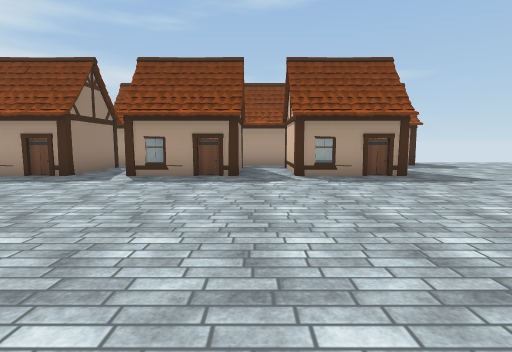
view 1 (above)

24 first-person views from a walk through a scene from a Unity 3-D project. The camera is 1.5 m above the floor, tilts 6° down and sees 80° across. The floor is counted in squares, 2 m on a side. Each view is taken from the middle of a square. On the plan, view 1 faces up. The plan holds only what a view shows up to about 10 squares ahead; the rest is blank. The place goes on beyond the plan. Some animated figures are left out. Some surface patterns are stand-ins.

view 2
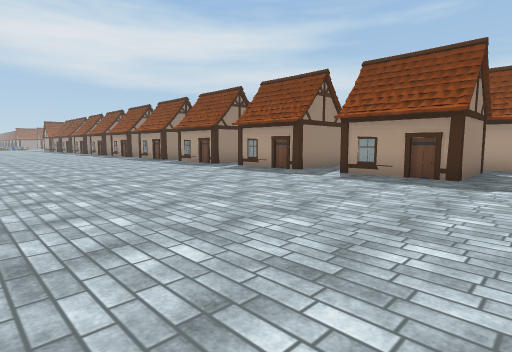

view 3
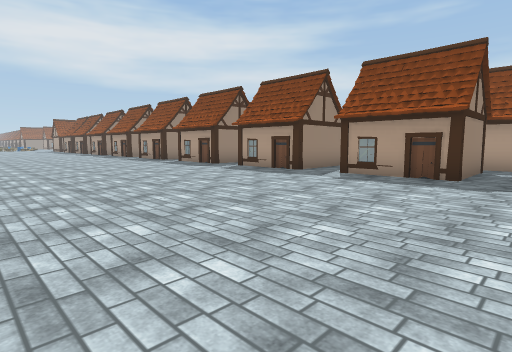

view 4
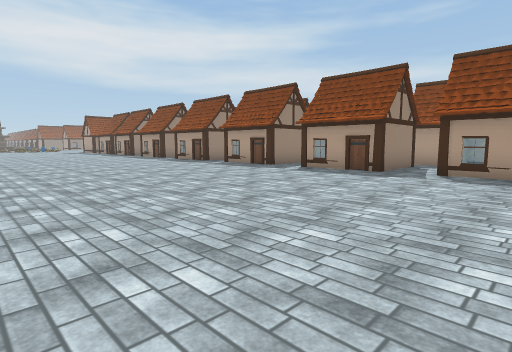

view 5
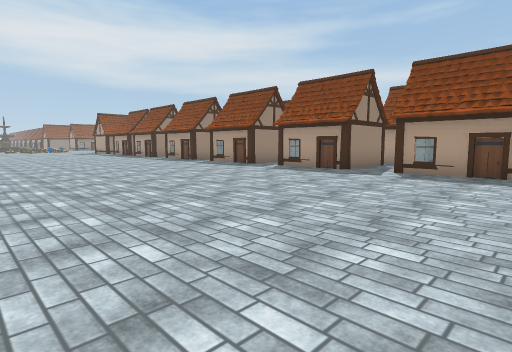

view 6
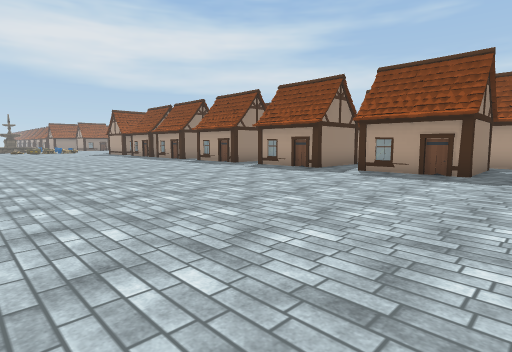

view 7
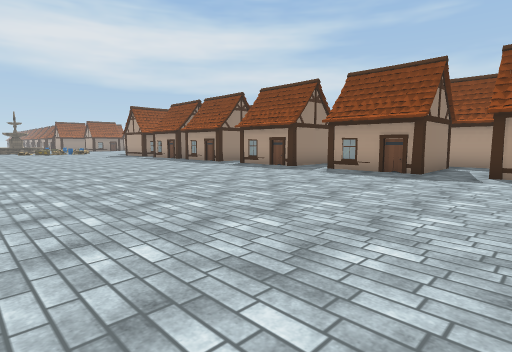

view 8
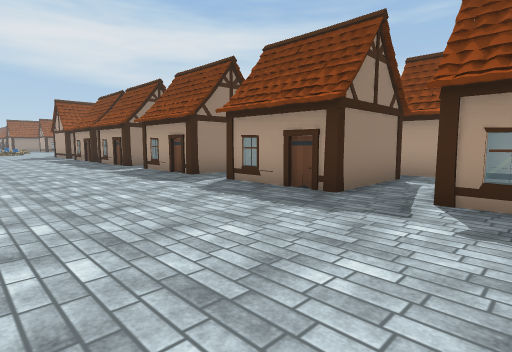

view 9
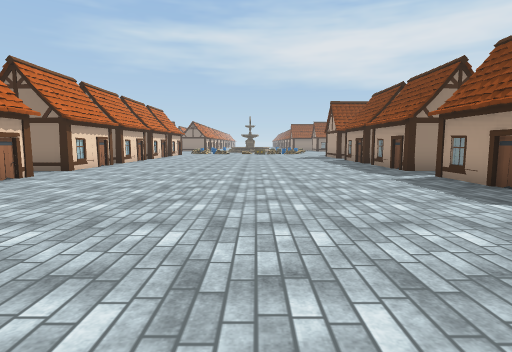

view 10
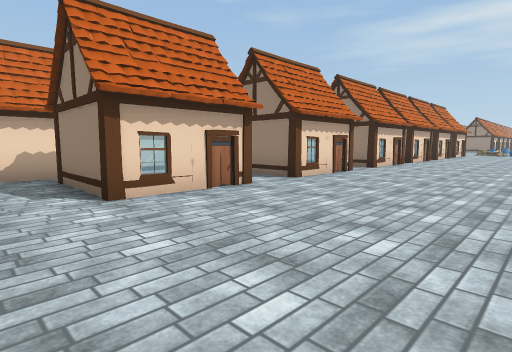

view 11
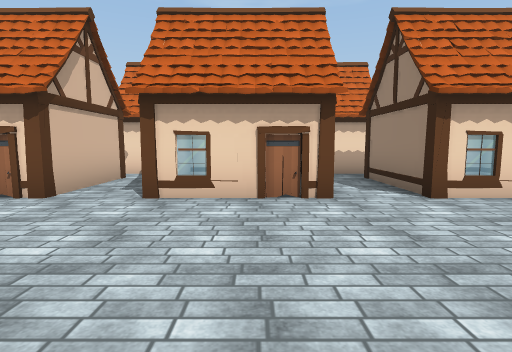

view 12
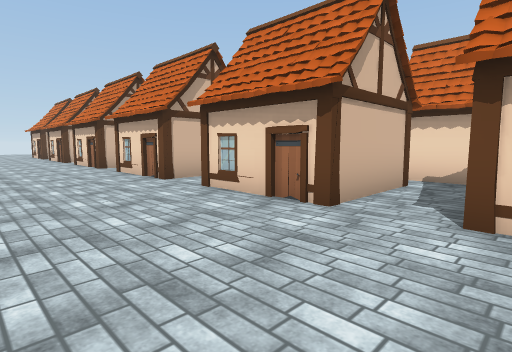

view 13
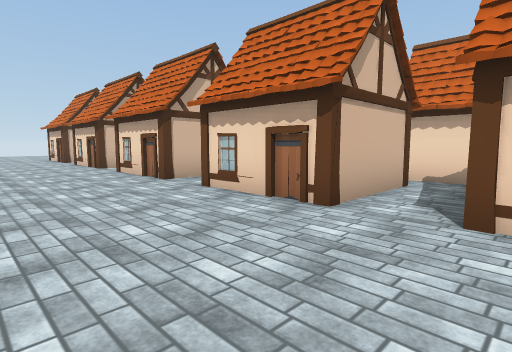

view 14
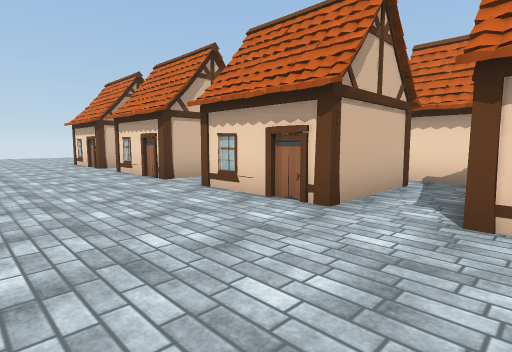

view 15
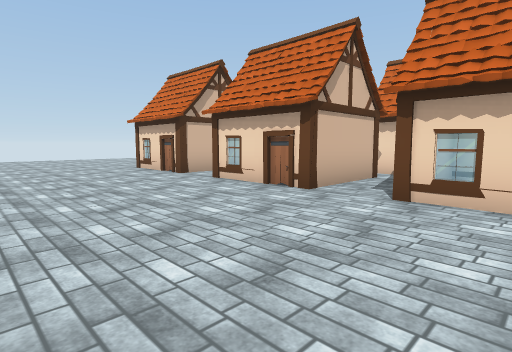

view 16
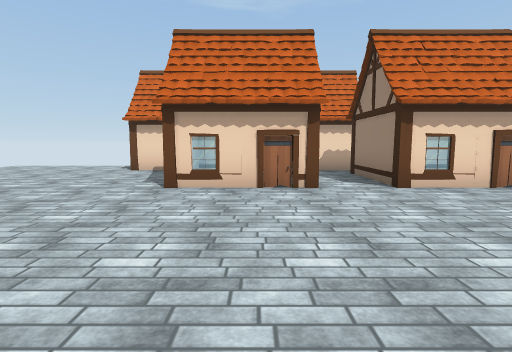

view 17
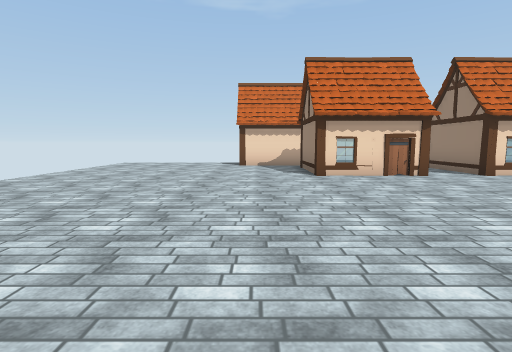

view 18
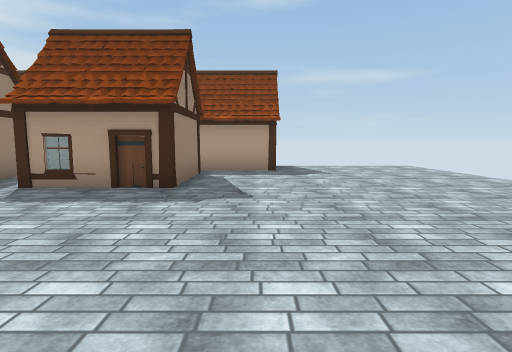

view 19
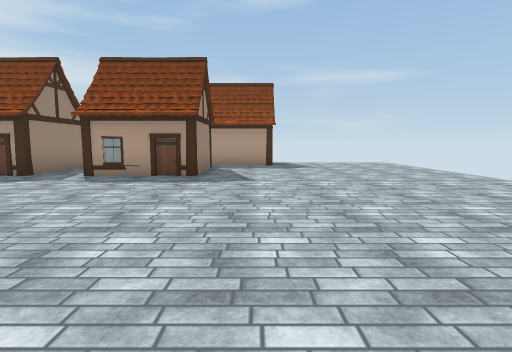

view 20
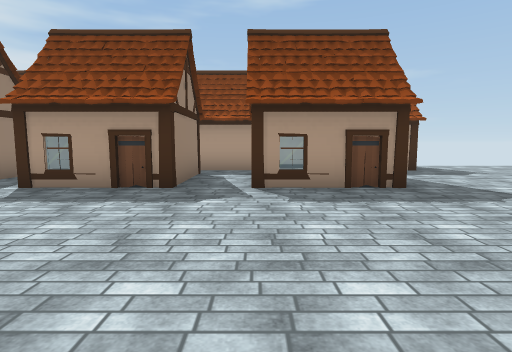

view 21
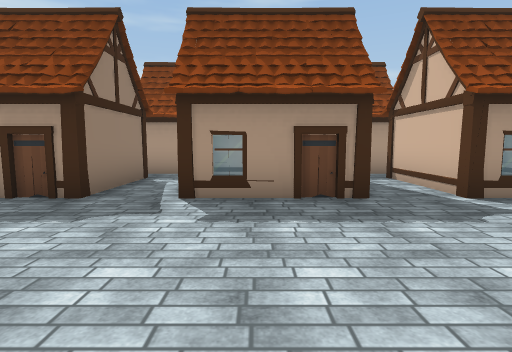

view 22
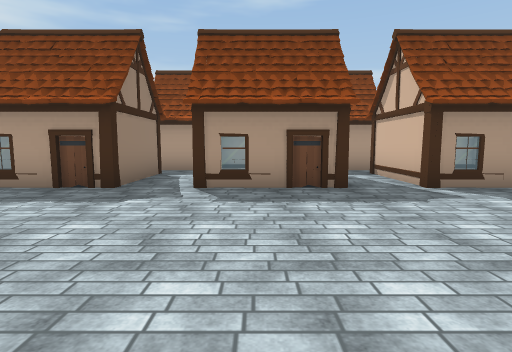

view 23
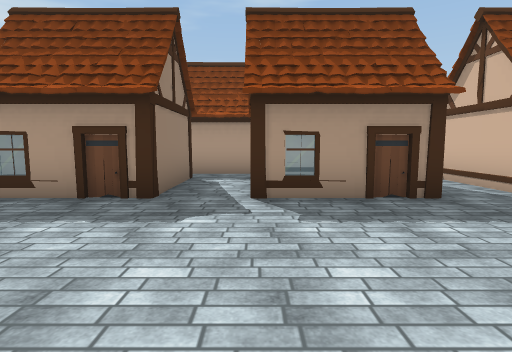

view 24
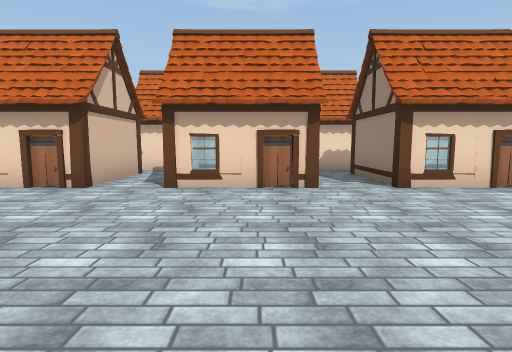

### Floor plan
Key: @ floor where view 1 was taken; . floor; H house.
Columns run from 30 left of view 1 to 10 right of it. Each row starts with its distance up from view 1.
 12          H   H   H H H HHH HHH H H H.....
 11          HH  HH  HHH HHHHHHHHHHH HHH.....
 10          H.HHH.HHH.HHH.HHH.H H.HHH.......
  9  H H H H H.H H.H H.H H.H H.H H.H H.......
  8  H.H H.H H.H H.H H.H H.H H.H H.H H.......
  7 .H.H.H.H.H.H.H.H.H.H.H.H.H.H.H.H.H.......
  6 .........................................
  5 ........................................
  4 ........................................
  3 .......................................
  2 .......................................
  1 ........................................
  0 ..............................@.........
 -1 .........................................
 -2 HH.HHH.HHH.HHH.HHH.HHH.HHH.HHH.HHH.......
 -3  H.H H.H H.H H.H H.H H.H H.H H.H H.......
 -4  H H H H H.H H.H H.H H.H H.H H.H H.......
 -5        HHH.HHH.H H.H  .H H HHH. HH.......
 -6          HH  HHHH HHH HH   HHHH    H.....
 -7          H   H HH  HH  HH  HHH     H.....

Positions as (right, up) in squares from view 1, and headings:
1: (0, 0), facing up
2: (1, 0), facing up-left
3: (-3, 0), facing up-left
4: (-9, -1), facing up-left
5: (-12, -1), facing up-left
6: (-15, -1), facing up-left
7: (-18, -1), facing up-left
8: (-18, 3), facing up-left
9: (-20, 3), facing left
10: (-19, 2), facing down-left
11: (-18, 2), facing down
12: (-17, 1), facing down-right
13: (-13, 1), facing down-right
14: (-9, 1), facing down-right
15: (-6, 2), facing down-right
16: (2, 3), facing down
17: (5, 5), facing down
18: (5, 2), facing up
19: (5, 0), facing up
20: (1, 2), facing up
21: (-6, 3), facing up
22: (-10, 2), facing up
23: (-11, 3), facing up
24: (-14, 3), facing down
